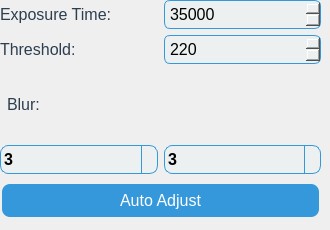
      <widget class="QWidget" name="tab">
       <attribute name="title">
        <string>Contour Adjustment</string>
       </attribute>
       <widget class="QWidget" name="widget_14" native="true">
        <property name="geometry">
         <rect>
          <x>0</x>
          <y>0</y>
          <width>321</width>
          <height>221</height>
         </rect>
        </property>
        <layout class="QVBoxLayout" name="verticalLayout_13">
         <item>
          <layout class="QHBoxLayout" name="horizontalLayout_24">
           <item>
            <widget class="QLabel" name="label_26">
             <property name="styleSheet">
              <string notr="true">QLabel {
    color: #2c3e50;
    font-size: 16px;
}

QLabel#title {
    font-size: 24px;
    font-weight: bold;
    color: #2980b9;
}</string>
             </property>
             <property name="text">
              <string>Exposure Time:</string>
             </property>
            </widget>
           </item>
           <item>
            <widget class="QSpinBox" name="sp_exposureTime">
             <property name="styleSheet">
              <string notr="true">QSpinBox {
    border: 1px solid #3498db;
    border-radius: 6px;
    padding: 3px;
    font-size: 16px;
    background-color: #ecf0f1;
}

QSpinBox::drop-down {
    border-left: 1px solid #3498db;
}</string>
             </property>
             <property name="maximum">
              <number>1600000</number>
             </property>
             <property name="singleStep">
              <number>10</number>
             </property>
             <property name="value">
              <number>35000</number>
             </property>
            </widget>
           </item>
          </layout>
         </item>
         <item>
          <layout class="QHBoxLayout" name="horizontalLayout_25">
           <item>
            <widget class="QLabel" name="label_27">
             <property name="styleSheet">
              <string notr="true">QLabel {
    color: #2c3e50;
    font-size: 16px;
}

QLabel#title {
    font-size: 24px;
    font-weight: bold;
    color: #2980b9;
}</string>
             </property>
             <property name="text">
              <string>Threshold:</string>
             </property>
            </widget>
           </item>
           <item>
            <widget class="QSpinBox" name="sp_threshold">
             <property name="styleSheet">
              <string notr="true">QSpinBox {
    border: 1px solid #3498db;
    border-radius: 6px;
    padding: 3px;
    font-size: 16px;
    background-color: #ecf0f1;
}

QSpinBox::drop-down {
    border-left: 1px solid #3498db;
}</string>
             </property>
             <property name="maximum">
              <number>250</number>
             </property>
             <property name="value">
              <number>220</number>
             </property>
            </widget>
           </item>
          </layout>
         </item>
         <item>
          <widget class="QLabel" name="label_31">
           <property name="styleSheet">
            <string notr="true">QLabel {
    color: #2c3e50;
    font-size: 16px;
	padding: 3px;
}

QLabel#title {
    font-size: 24px;
    font-weight: bold;
    color: #2980b9;
}</string>
           </property>
           <property name="text">
            <string>Blur:</string>
           </property>
          </widget>
         </item>
         <item>
          <layout class="QHBoxLayout" name="horizontalLayout_29">
           <item>
            <widget class="QComboBox" name="cbb_bblur">
             <property name="font">
              <font>
               <pointsize>-1</pointsize>
               <bold>true</bold>
              </font>
             </property>
             <property name="styleSheet">
              <string notr="true">QComboBox {
    border: 1px solid #3498db;
    border-radius: 8px;
    padding: 3px;
    font-size: 16px;
    background-color: #ecf0f1;
}

QComboBox::drop-down {
    border-left: 1px solid #3498db;
}

QComboBox::down-arrow {
    image: url(:/down_arrow.png); /* Replace with your icon */
}

QComboBox QAbstractItemView {
    border: 1px solid #3498db;
    selection-background-color: #3498db;
    selection-color: white;
}</string>
             </property>
             <item>
              <property name="text">
               <string>3</string>
              </property>
             </item>
             <item>
              <property name="text">
               <string>5</string>
              </property>
             </item>
             <item>
              <property name="text">
               <string>7</string>
              </property>
             </item>
            </widget>
           </item>
           <item>
            <widget class="QComboBox" name="cbb_ablur">
             <property name="font">
              <font>
               <pointsize>-1</pointsize>
               <bold>true</bold>
              </font>
             </property>
             <property name="styleSheet">
              <string notr="true">QComboBox {
    border: 1px solid #3498db;
    border-radius: 8px;
    padding: 3px;
    font-size: 16px;
    background-color: #ecf0f1;
}

QComboBox::drop-down {
    border-left: 1px solid #3498db;
}

QComboBox::down-arrow {
    image: url(:/down_arrow.png); /* Replace with your icon */
}

QComboBox QAbstractItemView {
    border: 1px solid #3498db;
    selection-background-color: #3498db;
    selection-color: white;
}</string>
             </property>
             <item>
              <property name="text">
               <string>3</string>
              </property>
             </item>
             <item>
              <property name="text">
               <string>5</string>
              </property>
             </item>
             <item>
              <property name="text">
               <string>7</string>
              </property>
             </item>
            </widget>
           </item>
          </layout>
         </item>
         <item>
          <widget class="QPushButton" name="bt_AutoAdjust">
           <property name="styleSheet">
            <string notr="true">QPushButton {
    background-color: #3498db;
    border: none;
    color: white;
    padding: 7px 14px;
    text-align: center;
    text-decoration: none;
    font-size: 16px;
    margin: 4px 2px;
    transition-duration: 0.4s;
    cursor: pointer;
    border-radius: 8px;
}

QPushButton:hover {
    background-color: #2980b9;
    box-shadow: 0 5px 15px rgba(0, 0, 0, 0.3);
}

QPushButton:pressed {
    background-color: #2980b9;
    box-shadow: 0 5px 15px rgba(0, 0, 0, 0.3);
    transform: translateY(2px);
}</string>
           </property>
           <property name="text">
            <string>Auto Adjust</string>
           </property>
          </widget>
         </item>
        </layout>
       </widget>
      </widget>
